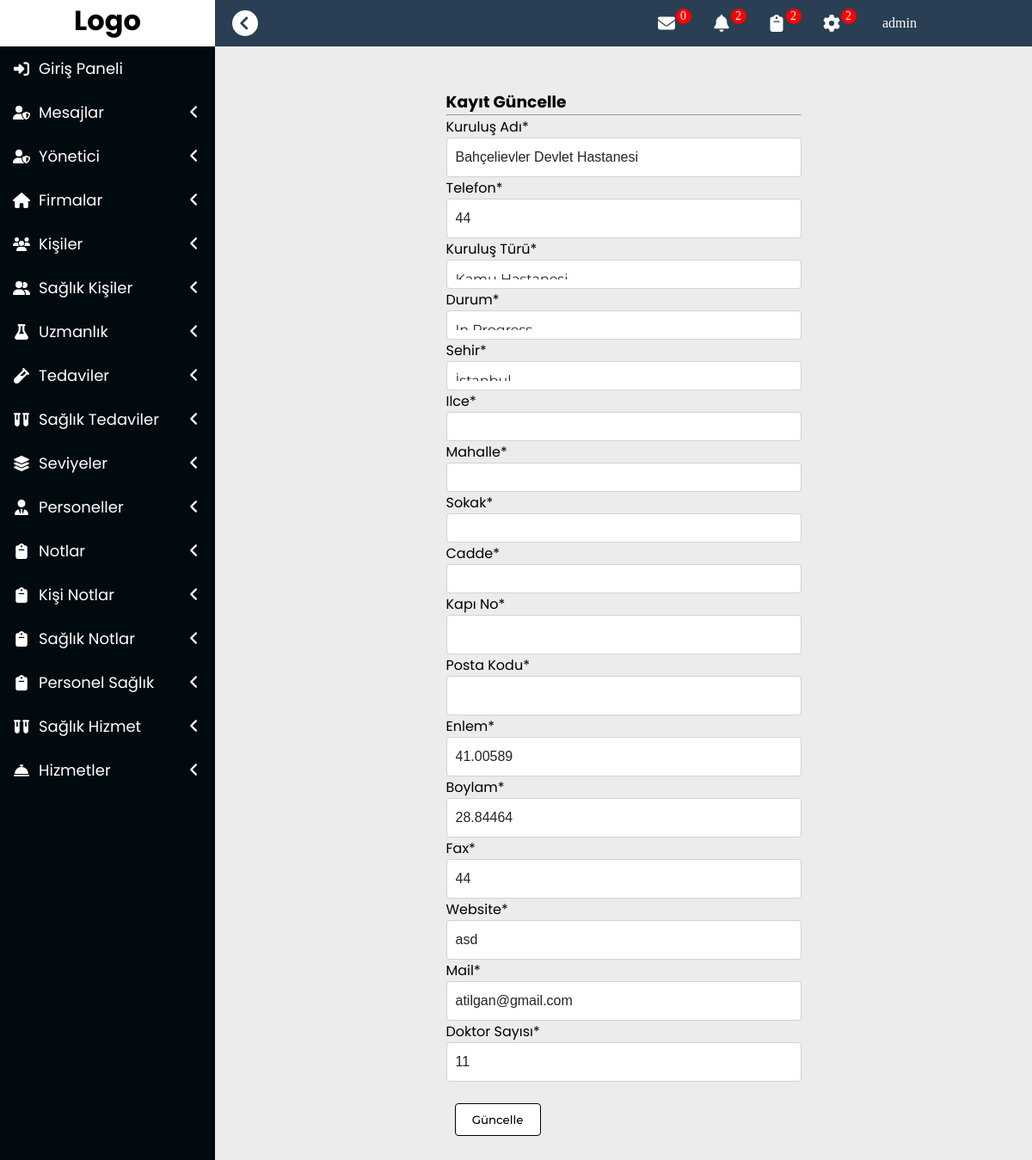
The page /kurulusduzenle/9 (signed in) on the database its author committed.
### base/models.py (models this page shows, shortened)
class SaglikKuruluslari(models.Model):
    author = models.ForeignKey("auth.User",on_delete = models.CASCADE,verbose_name = "Ekleyen")
    kurulusAdi = models.CharField(max_length = 50,null=False,blank=False,verbose_name = "Kuruluş Adı")
    kurulusTuru =models.CharField(max_length=20,null=False,blank=False, choices=kurulusTurleri, verbose_name = "Kuruluş Türü")
    durum =models.CharField(max_length = 20,null=False,blank=False, choices=durumlar, verbose_name = "Durum")
    sehir = models.ForeignKey(Sehir,null=True, on_delete = models.CASCADE,related_name="SaglikKurulusSehir")
    ilce = models.ForeignKey(Ilce,null=True, on_delete = models.CASCADE,related_name="SaglikKurulusIlce")
    mahalle = models.ForeignKey(Mahalle,null=True, on_delete = models.CASCADE,related_name="SaglikKurulusMahalle")
    sokak = models.ForeignKey(Sokak,null=True, on_delete = models.CASCADE,related_name="SaglikKurulusSokak")
    cadde = models.ForeignKey(Cadde,null=True, on_delete = models.CASCADE,related_name="SaglikKurulusCadde")
    kapiNo = models.PositiveIntegerField(null=True,verbose_name = "Kapı No")
    tamAdres = models.CharField(max_length = 250,null=True,verbose_name = "Tam Adres")
    postaKodu = models.PositiveIntegerField(null=True,verbose_name = "Posta Kodu")
    enlem = models.FloatField(max_length = 50,null=False,blank=False,verbose_name = "Enlem")
    boylam = models.FloatField(max_length = 50,null=False,blank=False,verbose_name = "Boylam")
    telefon = models.PositiveIntegerField(null=False,blank=False,verbose_name = "Telefon")
    fax = models.PositiveIntegerField(verbose_name = "Fax")
    website = models.CharField(max_length = 50,verbose_name = "Website")
    mail = models.EmailField(max_length = 50,verbose_name = "Mail")
    doktorSayisi = models.PositiveIntegerField(verbose_name = "Doktor Sayısı")
    kisiUzaklik = models.FloatField(max_length = 500,null= True, verbose_name="Kişiye Olan Uzaklık")
    eklenmeTarihi = models.DateTimeField(auto_now_add=True,verbose_name="Oluşturulma Tarihi")
    class Meta:
        ordering = ['-eklenmeTarihi']

### base/views.py (the view)
# urls.py: path('kurulusduzenle/<int:id>',views.saglikKuruluslariDuzenle,name = "kurulusDuzenle"),
def saglikKuruluslariDuzenle(request,id):
    mesajlar = Mesajlar.objects.filter(alıcı=request.user,okundu=False)
    mesajlarAdet = len(mesajlar)
    kurulus = get_object_or_404(SaglikKuruluslari,id = id)
    form = SaglikKuruluslariFullForm(request.POST or None,request.FILES or None,instance = kurulus)
    if form.is_valid():
        kurulus = form.save(commit=False)
        kurulus.author = request.user
        kurulus.save()
        messages.success(request,"Kurulus başarıyla güncellendi")
        return redirect("base:index")
    context={
        "mesajlar":mesajlar,
        "mesajlarAdet":mesajlarAdet,
        "form":form
    }
    return render(request,"Islem/duzenle.html",context)

### base/forms.py
class SaglikKuruluslariFullForm(forms.ModelForm):
    class Meta:
        model = SaglikKuruluslari
        fields = [
            'kurulusAdi',
            'telefon',
            'kurulusTuru',
            'durum',
            'sehir',
            'ilce',
            'mahalle',
            'sokak',
            'cadde',
            'kapiNo',
            'postaKodu',
            'enlem',
            'boylam',
            'fax',
            'website',
            'mail',
            'doktorSayisi']

### base/models.py (called while the page is built)
    def __str__(self):
        return self.sehirAdi

    def __str__(self):
        return self.ilceAdi

    def __str__(self):
        return self.mahalleAdi

    def __str__(self):
        return self.sokakAdi

    def __str__(self):
        return self.caddeAdi

### templates/Islem/duzenle.html (shortened to what this page needs)
{% extends "layout.html" %}
{% block body %}
{% load crispy_forms_tags %}
<div class="row SubContent">
    <div class="col-md-6 offset-md-3">
        <h3>Kayıt Güncelle</h3>
        <hr>
        <form method = "post" enctype="multipart/form-data">
            {{form|crispy}}
            <br>
            <button type = "submit" class = "btn btn-danger">Güncelle</button>
        </form>
    </div>
  </div>
{% endblock body %}

### templates/layout.html (shortened to what this page needs)
<!DOCTYPE html>
{% load static %}
<html lang="en">
<head>
    <link rel="stylesheet" href="{% static 'css/style.css' %}">
</head>
<body>
    <div id="Layout">
        <div id="SideMenu">
            <div id="Logo">
                <h1>Logo</h1>
            </div>
            <ul>
                <li class="treeview">
                    <a href="{% url 'user:login' %}">
                        <i class="fa fa-sign-in-alt"></i>
                        <span>Giriş Paneli</span>
                    </a>
                </li>
                <li class="treeview">
                    <a href="#">
                        <i class="fa fa-user-shield" ></i>
                        <span>Mesajlar</span>
                        <div class="pull-right">
                            <i class="fa fa-angle-left"></i>
                        </div>
                    </a>
                </li>
                <li class="treeview">
                    <a class="ignore-click"  href="#">
                        <i class="fa fa-user-shield"></i>
                        <span>Yönetici</span>
                        <div class="pull-right">
                            <i class="fa fa-angle-left"></i>
                        </div>
                    </a>
                </li>
                <li class="treeview">
                    <a href="#">
                        <i class="fa fa-home" ></i>
                        <span>Firmalar</span>
                        <div class="pull-right">
                            <i class="fa fa-angle-left"></i>
                        </div>
                    </a>
                </li>
                <li class="treeview">
                    <a class="ignore-click" href="#">
                        <i class="fa fa-users"></i>
                        <span>Kişiler</span>
                        <div class="pull-right">
                            <i class="fa fa-angle-left"></i>
                        </div>
                    </a>
                </li>
                <li class="treeview">
                    <a class="ignore-click" href="#">
                        <i class="fa fa-user-friends"></i>
                        <span>Sağlık Kişiler</span>
                        <div class="pull-right">
                            <i class="fa fa-angle-left"></i>
                        </div>
                    </a>
                </li>
                <li class="treeview">
                    <a class="ignore-click" href="#">
                        <i class="fa fa-flask"></i>
                        <span>Uzmanlık</span>
                        <div class="pull-right">
                            <i class="fa fa-angle-left"></i>
                        </div>
                    </a>
                </li>
                <li class="treeview">
                    <a class="ignore-click" href="#">
                        <i class="fa fa-vial"></i>
                        <span>Tedaviler</span>
                        <div class="pull-right">
                            <i class="fa fa-angle-left"></i>
                        </div>
                    </a>
                </li>
                <li  class="treeview">
                    <a class="ignore-click" href="#">
                        <i class="fa fa-vials"></i>
                        <span>Sağlık Tedaviler</span>
                        <div class="pull-right">
                            <i class="fa fa-angle-left"></i>
                        </div>
                    </a>
                </li>
                <li class="treeview">
                    <a class="ignore-click" href="#">
                        <i class="fa fa-layer-group"></i>
                        <span>Seviyeler</span>
                        <div class="pull-right">
                            <i class="fa fa-angle-left"></i>
                        </div>
                    </a>
                </li>
                <li class="treeview">
                    <a class="ignore-click" href="#">
                        <i class="fa fa-user-tie"></i>
                        <span>Personeller</span>
                        <div class="pull-right">
                            <i class="fa fa-angle-left"></i>
                        </div>
                    </a>
                </li>
                <li class="treeview">
                    <a class="ignore-click" href="#">
                        <i class="fa fa-clipboard"></i>
                        <span>Notlar</span>
                        <div class="pull-right">
                            <i class="fa fa-angle-left"></i>
                        </div>
                    </a>
                </li>
                <li class="treeview">
                    <a class="ignore-click" href="#">
                        <i class="fa fa-clipboard"></i>
                        <span>Kişi Notlar</span>
                        <div class="pull-right">
                            <i class="fa fa-angle-left"></i>
                        </div>
                    </a>
                </li>
                <li class="treeview">
                    <a class="ignore-click" href="#">
                        <i class="fa fa-clipboard"></i>
                        <span>Sağlık Notlar</span>
                        <div class="pull-right">
                            <i class="fa fa-angle-left"></i>
                        </div>
                    </a>
                </li>
                <li class="treeview">
                    <a class="ignore-click" href="#">
                        <i class="fa fa-clipboard"></i>
                        <span>Personel Sağlık</span>
                        <div class="pull-right">
                            <i class="fa fa-angle-left"></i>
                        </div>
                    </a>
                </li>
                <li class="treeview">
                    <a class="ignore-click" href="#">
                        <i class="fa fa-vials"></i>
                        <span>Sağlık Hizmet</span>
                        <div class="pull-right">
                            <i class="fa fa-angle-left"></i>
                        </div>
                    </a>
                </li>
                <li class="treeview">
                    <a class="ignore-click" href="#">
                        <i class="fa fa-concierge-bell"></i>
                        <span>Hizmetler</span>
                        <div class="pull-right">
                            <i class="fa fa-angle-left"></i>
                        </div>
                    </a>
                </li>
            </ul>
        </div>
        <main id="MainSide">
            <div id="TopMenu">
                <p id="HideSideNav"><i style="height: 30px;width: 30px;" class="fa fa-chevron-circle-left"></i></p>
                <ul>
                    <li style="margin-left: 15px;"><a href="">{{request.user.username}}</a></li>
                    <li><a href="#"><i style="height: 20px;width: 20px;" class="fa fa-cog"></i><span>2</span></a>
                    </li>
                    <li><a href="#"><i style="height: 20px;width: 20px;" class="fa fa-clipboard"></i><span>2</span></a>
                    </li>
                    <li><a href="#"><i style="height: 20px;width: 20px;" class="fa fa-bell"></i><span>2</span></a>
                    </li>
                    <li><a href="#"><i style="height: 20px;width: 20px;" class="fa fa-envelope"></i><span>{{mesajlarAdet}}</span></a>
                    </li>
                </ul>
            </div>
            <div id="Content">
                {% block body %}
                {% endblock body %}
            </div>
        </main>
    </div>
</body>
</html>

### static/css/style.css (style rules this page uses)
* { padding: 0px; margin: 0px; box-sizing: border-box; }
.row { --bs-gutter-x: 1.5rem; --bs-gutter-y: 0; display: flex; flex-wrap: wrap; margin-top: calc(var(--bs-gutter-y) * -1); margin-right: calc(var(--bs-gutter-x) / -2); margin-left: calc(var(--bs-gutter-x) / -2); }
.row > * { flex-shrink: 0; width: 100%; max-width: 100%; padding-right: calc(var(--bs-gutter-x) / 2); padding-left: calc(var(--bs-gutter-x) / 2); margin-top: var(--bs-gutter-y); }
@media (min-width: 768px) { .col-md-6 { flex: 0 0 auto; width: 50%; } }
@media (min-width: 768px) { .offset-md-3 { margin-left: 25%; } }
.form-control { display: block; width: 100%; padding: 10px; font-size: 1rem; font-weight: 400; line-height: 1.5; color: #212529; background-color: #fff; background-clip: padding-box; border: 1px solid #ced4da; -webkit-appearance: none; -moz-appearance: none; appearance: none; border-radius: 0.25rem; transition: border-color 0.15s ease-in-out, box-shadow 0.15s ease-in-out; }
.form-control::placeholder { color: #6c757d; opacity: 1; }
ul { list-style: none; }
a { text-decoration: none; color: white; }
#Layout { display: flex; max-width: 100vw; min-height: 100vh; overflow-x: hidden; }
#SideMenu { width: 250px; min-height: 100vh; background-color: #010A0F; }
#Logo { height: 54px; background-color: rgb(255, 255, 255); font-family: 'Poppins', sans-serif; text-align: center; }
#SideMenu > ul { list-style: none; width: 100%; margin-bottom: 150px; }
#SideMenu > ul > li { width: 100%; color: white; font-family: 'Poppins', sans-serif; }
#SideMenu > ul > li > a { font-size: 18px; display: flex; align-items: center; width: 100%; position: relative; padding: 12px 5px 12px 15px; }
#SideMenu > ul > li > a > svg { width: 20px; margin-right: 10px; }
#SideMenu > ul .pull-right { width: 20px; position: absolute; right: 10px; }
#MainSide { width: calc(100% - 250px); overflow-x: hidden; }
#TopMenu { width: calc(100vw - 250px); height: 54px; position: relative; padding: 0px 20px; display: flex; align-items: center; z-index: 99; background-color: #2A3F54; }
#TopMenu > p { height: 30px; width: 30px; color: white; }
#TopMenu > ul { list-style: none; position: absolute; right: 120px; min-width: 350px; height: 100%; }
#TopMenu > ul > li { float: right; width: 54px; height: 100%; margin-left: 10px; }
#TopMenu > ul > li > a { position: relative; height: 100%; width: 100%; display: flex; align-items: center; }
#TopMenu > ul > li > a > span { position: absolute; font-size: 14px; top: 10px; right: 15px; line-height: 3px; padding: 7px 5px; border-radius: 50em; height: 18px; width: 18px; background-color: red; }
#Content { position: relative; min-width: calc(100vw - 250px); min-height: 1071px; max-width: 100vw; background-color: #ECECEC; font-family: 'Poppins', sans-serif; }
.SubContent { min-height: 995px; height: 100%; padding: 50px; overflow-y: scroll; }
.formKayitEkleme .form-group input, select { height: 30px; width: 100%; padding: 6px 12px; font-family: 'Montserrat', sans-serif; font-weight: 400; font-size: 14px; }
.modal-body .form-group input,select { width: 95%; height: 34px; padding: 6px 12px; color: #555; border: 1px solid #ccc; }
.modal-body a,button { font-family: 'Montserrat', sans-serif; font-weight: 500; margin-left: 10px; text-align: center; width: 100px; padding: 10px 15px; outline: none; border: 1px solid black; border-radius: 4px; background-color: white; color: black; transition-timing-function: ease-in-out; transition-duration: 0.3s; }

### rows shown on the page
SaglikKuruluslari: kurulusAdi "Bahçelievler Devlet Hastanesi", telefon "44", kurulusTuru "Kamu Hastanesi", durum "In Progress", sehir "İstanbul", ilce "---------", mahalle "---------", sokak "---------", cadde "---------", enlem "41.00589", boylam "28.84464", fax "44", website "asd", mail "atilgan@gmail.com", doktorSayisi "11"

### other values the page prints
{{ request.user.username }} "admin"
{{ mesajlarAdet }} "0"
